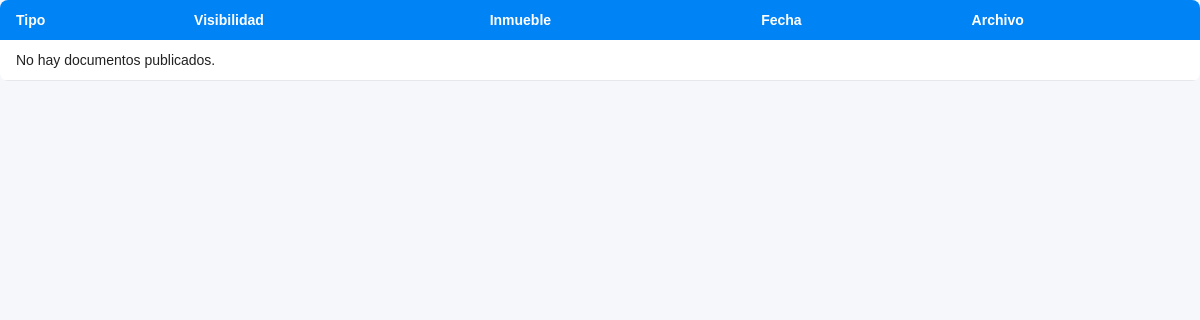
Before: /programas/admin/listar_documentos.php (signed in) with the older database file.
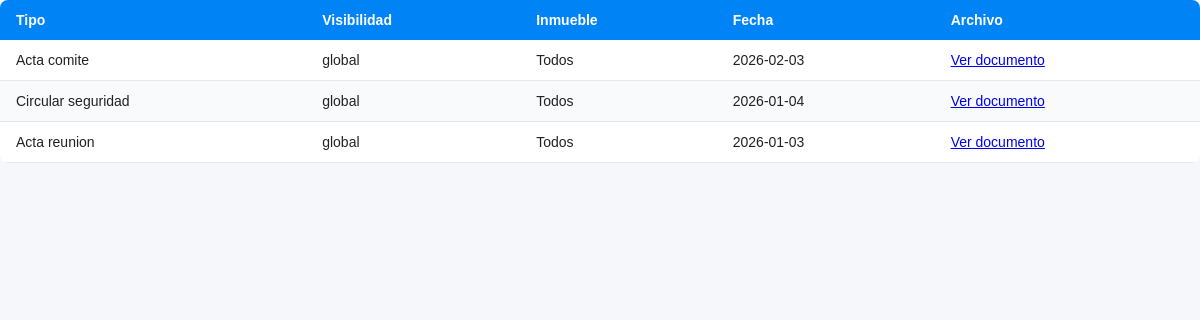
After: the same page with the newer database file.
### tables this page shows
CREATE TABLE DOCUMENTOS (
    id_documento INT AUTO_INCREMENT PRIMARY KEY,
    id_inmueble INT,
    tipo_documento VARCHAR(100),
    url_documento VARCHAR(200),
    fecha_subida DATE,
    visibilidad ENUM('global','inmueble') NOT NULL,
    FOREIGN KEY (id_inmueble) REFERENCES INMUEBLES(id_inmueble)
);

### programas/admin/listar_documentos.php (the view, shortened to what this page needs)
<?php
include(__DIR__ . '/../comun/conexion.php');
$rol = $_SESSION['rol'] ?? null;
$where = "";
if($rol == 3){
    $inmuebles = [];
    if(count($inmuebles) > 0){
        $in_list = implode(',', $inmuebles);
        $where = "WHERE (d.visibilidad='global' OR (d.visibilidad='inmueble' AND d.id_inmueble IN ($in_list)))";
    } else {
        $where = "WHERE d.visibilidad='global'";
    }
}
$sql = "SELECT d.*, i.numero AS apartamento, t.nombre AS torre
        FROM DOCUMENTOS d
        LEFT JOIN INMUEBLES i ON i.id_inmueble = d.id_inmueble
        LEFT JOIN TORRES t ON t.id_torre = i.id_torre
        $where
        ORDER BY d.fecha_subida DESC, d.id_documento DESC";
$resultado = mysqli_query($conexion,$sql);
?>
<!doctype html>
<html lang="es">
<head>
<link rel="stylesheet" href="../../css/style.css">
</head>
<body style="background:#f5f7fb;">
<div class="table-container" style="margin-top:0;">
<table class="residentes-table">
  <thead>
    <tr>
      <th>Tipo</th>
      <th>Visibilidad</th>
      <th>Inmueble</th>
      <th>Fecha</th>
      <th>Archivo</th>
    </tr>
  </thead>
  <tbody>
  <?php if($resultado && mysqli_num_rows($resultado) > 0): ?>
    <?php while($fila = mysqli_fetch_assoc($resultado)): ?>
      <?php
        $archivo = basename($fila['url_documento']);
        $inmueble_txt = ($fila['visibilidad'] === 'global')
          ? 'Todos'
          : ('ID '.$fila['id_inmueble'].' - '.($fila['torre'] ?? '-').' '.($fila['apartamento'] ?? '-'));
      ?>
      <tr>
        <td><?php echo htmlspecialchars($fila['tipo_documento']); ?></td>
        <td><?php echo htmlspecialchars($fila['visibilidad']); ?></td>
        <td><?php echo htmlspecialchars($inmueble_txt); ?></td>
        <td><?php echo htmlspecialchars($fila['fecha_subida']); ?></td>
        <td><a href="/proyecto-den-den-box/programas/comun/ver_documento.php?f=<?php echo rawurlencode($archivo); ?>" target="_blank">Ver documento</a></td>
      </tr>
    <?php endwhile; ?>
  <?php else: ?>
    <tr>
      <td colspan="<?php echo (intval($rol) === 1) ? 6 : 5; ?>">No hay documentos publicados.</td>
    </tr>
  <?php endif; ?>
  </tbody>
</table>
</div>
</body>
</html>

Changed rows visible on the page:
added documentos: tipo_documento "Acta comite", visibilidad "global", visibilidad "Todos", fecha_subida "2026-02-03"
added documentos: tipo_documento "Circular seguridad", visibilidad "global", visibilidad "Todos", fecha_subida "2026-01-04"
added documentos: tipo_documento "Acta reunion", visibilidad "global", visibilidad "Todos", fecha_subida "2026-01-03"
Other visible differences:
text no longer shown: "No hay documentos publicados."
